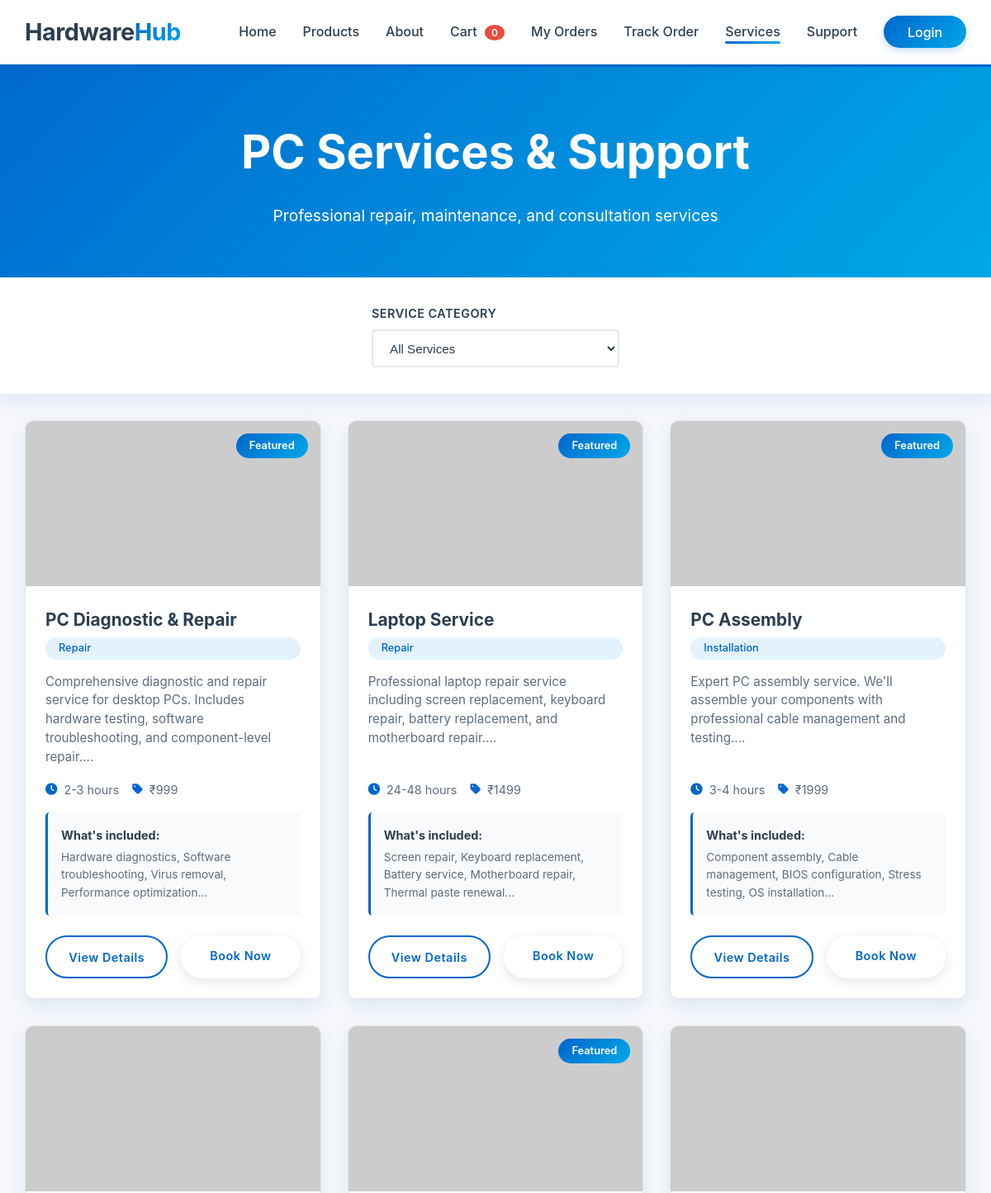
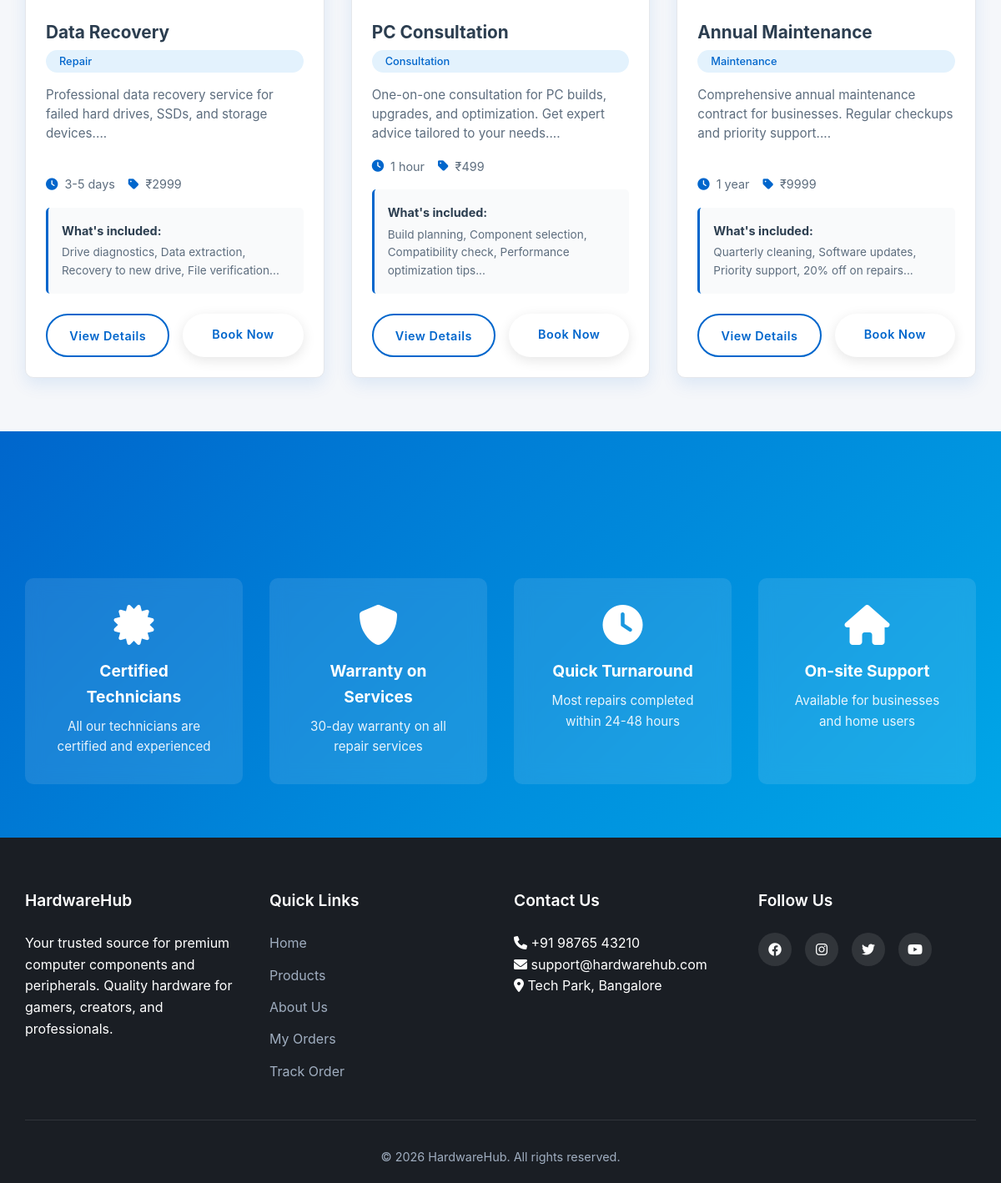
/services, run on the app's committed database (2 pictures, top to bottom).
### app.py (models this page shows)
class Service(db.Model):
    id = db.Column(db.Integer, primary_key=True)
    name = db.Column(db.String(100), nullable=False)
    category = db.Column(db.String(50), nullable=False)
    description = db.Column(db.Text, nullable=False)
    price = db.Column(db.Integer, nullable=False)
    duration = db.Column(db.String(50))
    includes = db.Column(db.Text)
    image = db.Column(db.String(200))
    featured = db.Column(db.Boolean, default=False)
    created_at = db.Column(db.DateTime, default=datetime.utcnow)
    bookings = db.relationship('ServiceBooking', backref='service', lazy=True)

### app.py (the view)
@app.route('/services')
def services():
    category = request.args.get('category', 'all')
    query = Service.query
    if category != 'all':
        query = query.filter_by(category=category)
    services = query.all()
    categories = db.session.query(Service.category).distinct().all()
    return render_template('services.html',
                         services=services,
                         categories=[c[0] for c in categories],
                         selected_category=category)

### templates/services.html (shortened to what this page needs)
{% extends "base.html" %}
{% block content %}
<section class="page-header">
    <div class="container">
        <h1>PC Services & Support</h1>
        <p>Professional repair, maintenance, and consultation services</p>
    </div>
</section>
<section class="services-filter">
    <div class="container">
        <div class="filter-section">
            <div class="filter-group">
                <h4>Service Category</h4>
                <select id="categoryFilter" onchange="applyFilter()">
                    <option value="all">All Services</option>
                </select>
            </div>
        </div>
    </div>
</section>
<section class="services-grid">
    <div class="container">
        <div class="services-list">
            {% if services %}
                {% for service in services %}
                <div class="service-card" data-category="{{ service.category }}">
                    <div class="service-image">
                        <img src="{{ url_for('static', filename='img/services/' + service.image) if service.image else 'https://via.placeholder.com/400x250?text=PC+Service' }}"
                             alt="{{ service.name }}"
                             onerror="this.src='https://via.placeholder.com/400x250?text=PC+Service'">
                        {% if service.featured %}
                        <span class="featured-badge">Featured</span>
                        {% endif %}
                    </div>
                    <div class="service-content">
                        <h3>{{ service.name }}</h3>
                        <span class="service-category">{{ service.category }}</span>
                        <p class="service-description">{{ service.description[:150] }}...</p>
                        <div class="service-details">
                            <div class="detail-item">
                                <i class="fas fa-clock"></i>
                                <span>{{ service.duration }}</span>
                            </div>
                            <div class="detail-item">
                                <i class="fas fa-tag"></i>
                                <span>₹{{ service.price }}</span>
                            </div>
                        </div>
                        <div class="service-includes">
                            <h4>What's included:</h4>
                            <p>{{ service.includes[:100] }}...</p>
                        </div>
                        <div class="service-actions">
                            <a href="{{ url_for('service_detail', service_id=service.id) }}" class="btn btn-outline">View Details</a>
                            <a href="{{ url_for('book_service', service_id=service.id) }}" class="btn btn-primary">Book Now</a>
                        </div>
                    </div>
                </div>
                {% endfor %}
            {% else %}
                <div class="no-services">
                    <i class="fas fa-tools"></i>
                    <h3>No services available</h3>
                    <p>Check back soon for our service offerings.</p>
                </div>
            {% endif %}
        </div>
    </div>
</section>
<section class="service-features">
    <div class="container">
        <div class="features-grid">
            <div class="feature-item">
                <i class="fas fa-certificate"></i>
                <h3>Certified Technicians</h3>
                <p>All our technicians are certified and experienced</p>
            </div>
            <div class="feature-item">
                <i class="fas fa-shield-alt"></i>
                <h3>Warranty on Services</h3>
                <p>30-day warranty on all repair services</p>
            </div>
            <div class="feature-item">
                <i class="fas fa-clock"></i>
                <h3>Quick Turnaround</h3>
                <p>Most repairs completed within 24-48 hours</p>
            </div>
            <div class="feature-item">
                <i class="fas fa-home"></i>
                <h3>On-site Support</h3>
                <p>Available for businesses and home users</p>
            </div>
        </div>
    </div>
</section>
{% endblock %}

### static/css/style.css (style rules this page uses)
:root { --primary-blue: #0066CC; --secondary-blue: #004999; --accent-cyan: #00A8E8; --dark-bg: #1A1E24; --light-bg: #F5F7FA; --card-bg: #FFFFFF; --text-primary: #2C3E50; --text-secondary: #5D6D7E; --success-green: #27AE60; --warning-orange: #F39C12; --danger-red: #E74C3C; --shadow: 0 8px 20px rgba(0, 102, 204, 0.1); --shadow-hover: 0 12px 30px rgba(0, 102, 204, 0.2); --transition: all 0.3s ease; --border-radius: 10px; --border-radius-sm: 5px; }
* { margin: 0; padding: 0; box-sizing: border-box; }
html { scroll-behavior: smooth; }
body { font-family: 'Inter', 'Segoe UI', system-ui, -apple-system, sans-serif; color: var(--text-primary); line-height: 1.6; background: var(--light-bg); overflow-x: hidden; }
.container { max-width: 1400px; margin: 0 auto; padding: 0 30px; }
.btn { display: inline-block; padding: 1rem 2.5rem; text-decoration: none; border-radius: 50px; transition: var(--transition); font-weight: 600; cursor: pointer; border: none; font-size: 1rem; letter-spacing: 0.5px; }
.btn-primary { background: white; color: var(--primary-blue); box-shadow: 0 4px 15px rgba(0,0,0,0.1); }
.features-grid { display: grid; grid-template-columns: repeat(auto-fit, minmax(250px, 1fr)); gap: 2rem; }
.page-header { padding: 140px 0 60px; background: linear-gradient(135deg, var(--primary-blue), var(--accent-cyan)); text-align: center; color: white; }
.page-header h1 { font-size: 3.5rem; margin-bottom: 1rem; animation: fadeInUp 1s ease; font-weight: 700; }
.page-header p { font-size: 1.2rem; opacity: 0.9; animation: fadeInUp 1s ease 0.2s both; max-width: 600px; margin: 0 auto; }
.filter-section { display: flex; gap: 1rem; flex-wrap: wrap; align-items: flex-end; }
.filter-group { flex: 1; min-width: 180px; }
.filter-group h4 { margin-bottom: 0.5rem; color: var(--text-primary); font-size: 0.9rem; font-weight: 600; text-transform: uppercase; letter-spacing: 0.5px; }
.filter-group select, .filter-group input { width: 100%; padding: 0.7rem 1rem; border: 2px solid #E5E7EB; border-radius: var(--border-radius-sm); font-size: 0.95rem; transition: var(--transition); background: white; color: var(--text-primary); }

### data on the page
Service: featured "Featured", name "PC Diagnostic & Repair", category "Repair", description "Comprehensive diagnostic and repair service for desktop PCs. Includes hardware testing, software troubleshooting, and component-level repair.", duration "2-3 hours", price "999", includes "Hardware diagnostics, Software troubleshooting, Virus removal, Performance optimization"
Service: featured "Featured", name "Laptop Service", category "Repair", description "Professional laptop repair service including screen replacement, keyboard repair, battery replacement, and motherboard repair.", duration "24-48 hours", price "1499", includes "Screen repair, Keyboard replacement, Battery service, Motherboard repair, Thermal paste renewal"
Service: featured "Featured", name "PC Assembly", category "Installation", description "Expert PC assembly service. We'll assemble your components with professional cable management and testing.", duration "3-4 hours", price "1999", includes "Component assembly, Cable management, BIOS configuration, Stress testing, OS installation"
Service: name "Data Recovery", category "Repair", description "Professional data recovery service for failed hard drives, SSDs, and storage devices.", duration "3-5 days", price "2999", includes "Drive diagnostics, Data extraction, Recovery to new drive, File verification"
Service: featured "Featured", name "PC Consultation", category "Consultation", description "One-on-one consultation for PC builds, upgrades, and optimization. Get expert advice tailored to your needs.", duration "1 hour", price "499", includes "Build planning, Component selection, Compatibility check, Performance optimization tips"
Service: name "Annual Maintenance", category "Maintenance", description "Comprehensive annual maintenance contract for businesses. Regular checkups and priority support.", duration "1 year", price "9999", includes "Quarterly cleaning, Software updates, Priority support, 20% off on repairs"
